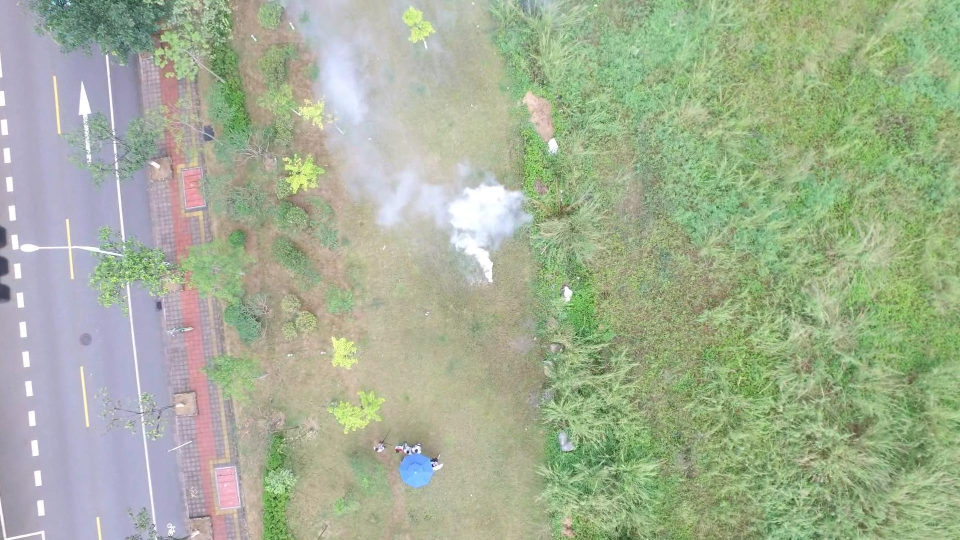
#> input picture test_images/002774.jpg, 1920 x 1080 px (shown at 1/2 size)
$ python -i data_augment.py   (imports and definitions only)
#> lines starting #> are read from the running program, lines starting #| are printed output that depends on the picture
#> further down, picture is the input picture: shape (1080, 1920, 3); mean B, G, R 149.4, 176.2, 163.8
#!/usr/bin/env python3
# -*- coding:utf-8 -*-
# Copyright (c) Megvii, Inc. and its affiliates.
"""
Data augmentation functionality. Passed as callable transformations to
Dataset classes.

The data augmentation procedures were interpreted from @weiliu89's SSD paper
http://arxiv.org/abs/1512.02325
"""

import math
import random

import cv2
import numpy as np

from SSmokeNet.utils import xyxy2cxcywh


def augment_hsv(img, hgain=0.015, sgain=0.7, vgain=0.4):
#> called with hgain = 0.015, sgain = 0.7, vgain = 0.4
    r = np.random.uniform(-1, 1, 3) * [hgain, sgain, vgain] + 1  # random gains
    hue, sat, val = cv2.split(cv2.cvtColor(img, cv2.COLOR_BGR2HSV))
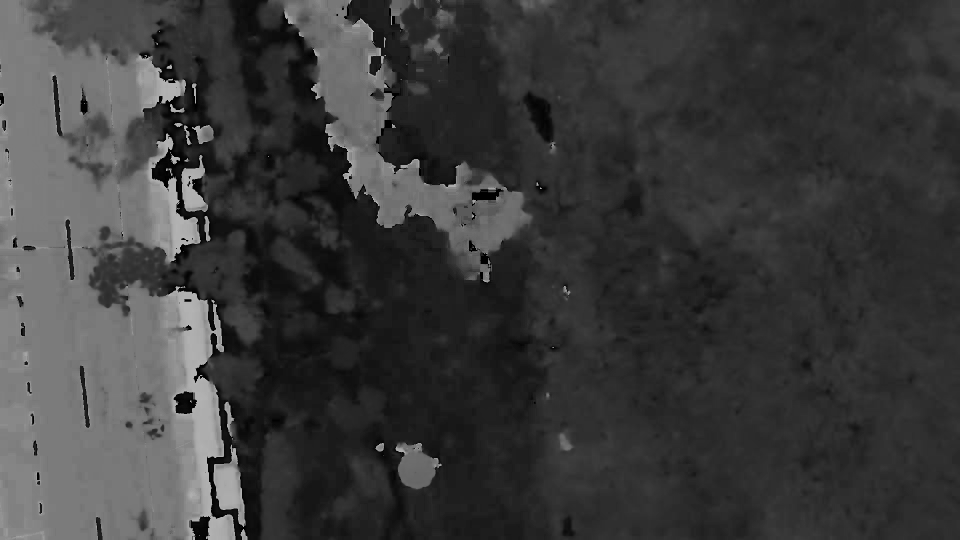
#> hue: shape (1080, 1920) (shown at 1/2 size); min 0, max 179, mean 59.3
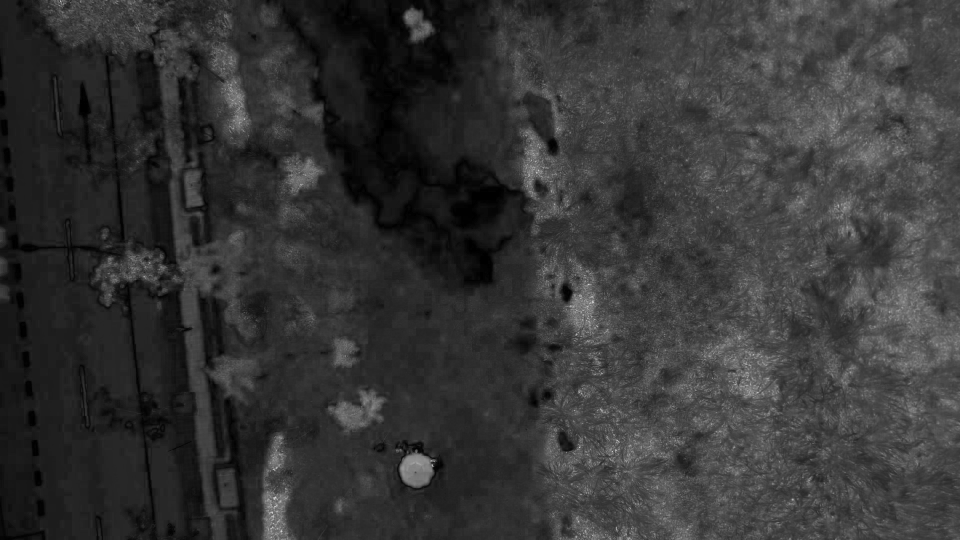
#> sat: shape (1080, 1920) (shown at 1/2 size); min 0, max 255, mean 53.7
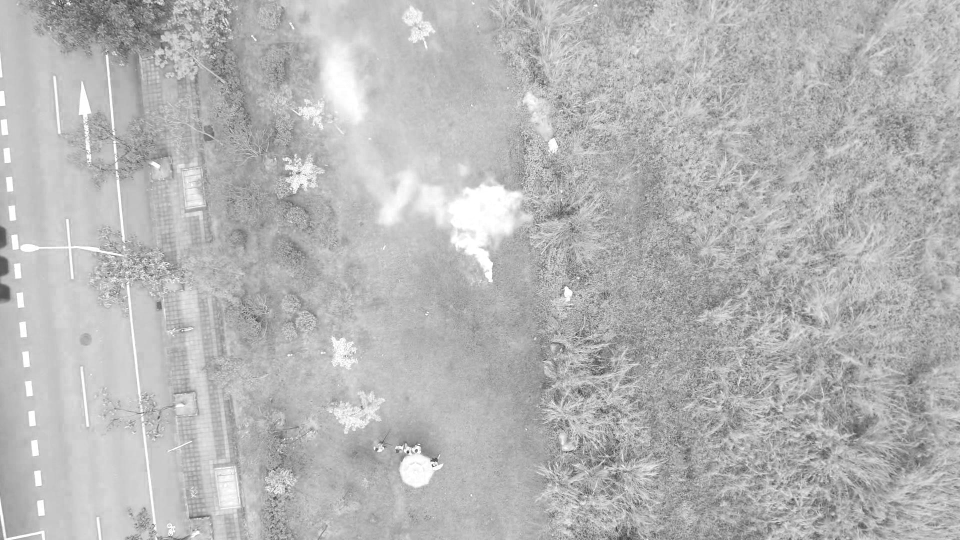
#> val: shape (1080, 1920) (shown at 1/2 size); min 41, max 255, mean 181.9
    dtype = img.dtype  # uint8

    x = np.arange(0, 256, dtype=np.int16)
    lut_hue = ((x * r[0]) % 180).astype(dtype)
    lut_sat = np.clip(x * r[1], 0, 255).astype(dtype)
#> lut_sat = 256 values from 0 to 255
    lut_val = np.clip(x * r[2], 0, 255).astype(dtype)
#> lut_val = 256 values from 0 to 255

    img_hsv = cv2.merge(
        (cv2.LUT(hue, lut_hue), cv2.LUT(sat, lut_sat), cv2.LUT(val, lut_val))
    ).astype(dtype)
#> img_hsv: shape (1080, 1920, 3); mean H, S, V 59.3, 69.4, 195.9
    cv2.cvtColor(img_hsv, cv2.COLOR_HSV2BGR, dst=img)  # no return needed


# [131 lines left out: functions box_candidates, random_perspective, _mirror, preproc, not called in this run]


class TrainTransform:
    # [49 lines left out: functions __init__, __call__, not called in this run]


class ValTransform:
    """
    Defines the transformations that should be applied to test PIL image
    for input into the network

    dimension -> tensorize -> color adj

    Arguments:
        resize (int): input dimension to SSD
        rgb_means ((int,int,int)): average RGB of the dataset
            (104,117,123)
        swap ((int,int,int)): final order of channels

    Returns:
        transform (transform) : callable transform to be applied to test/val
        data
    """

    def __init__(self, swap=(2, 0, 1), legacy=False):
        self.swap = swap
        self.legacy = legacy

    # assume input is cv2 img for now
    # [8 lines left out: function __call__, not called in this run]

>>> import cv2
>>> picture = cv2.imread('../../test_images/002774.jpg')
>>> result = augment_hsv(picture)

$ run again, on test_images/003188.jpg
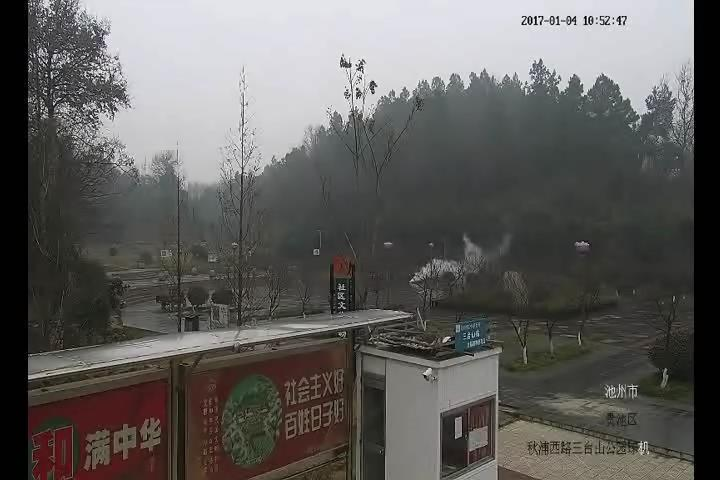
#> input picture test_images/003188.jpg, 720 x 480 px
#> picture is the input picture: shape (480, 720, 3); mean B, G, R 92.7, 94.8, 96.6
#> in augment_hsv, `hue, sat, val = cv2.split(cv2.cvtColor(img, cv2.COLOR_BGR2HSV))`:
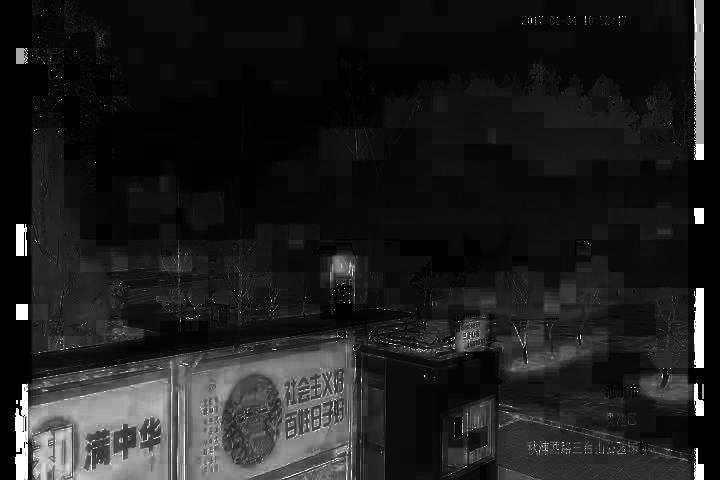
#> sat: shape (480, 720); min 0, max 255, mean 30.5
#> in augment_hsv, `hue, sat, val = cv2.split(cv2.cvtColor(img, cv2.COLOR_BGR2HSV))`:
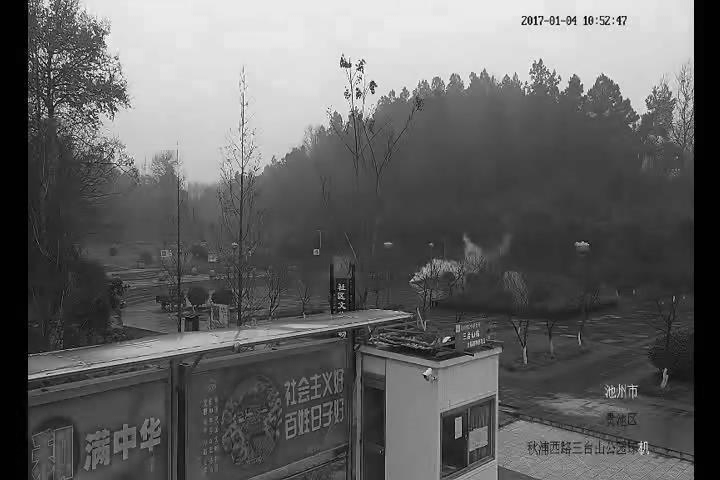
#> val: shape (480, 720); min 0, max 255, mean 98.9
#> img_hsv: shape (480, 720, 3); mean H, S, V 56, 38.5, 106.5
